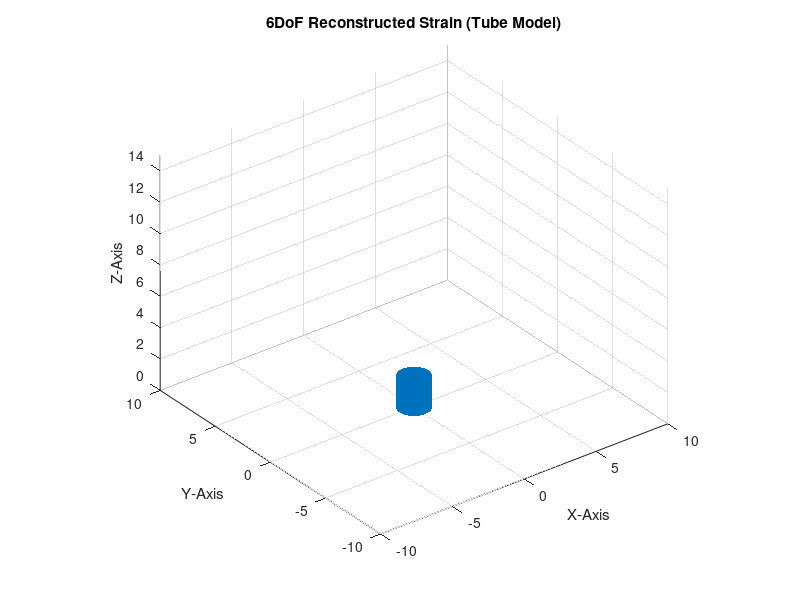

This figure's MATLAB source:
function spacemouse_sim()
    % 1. Define Geometry and Transformation Matrix (M)
    % Rows: X, Y, Z, Rx, Ry, Rz | Cols: h1, v1, h2, v2, h3, v3
    M = [ 1.0,  0.0, -0.5,  0.0, -0.5,  0.0;  % X
          0.0,  0.0,  0.86, 0.0, -0.86, 0.0;  % Y
          0.0,  1.0,  0.0,  1.0,  0.0,  1.0;  % Z
          0.0,  1.0,  0.0, -0.5,  0.0, -0.5;  % Rx
          0.0,  0.0,  0.0,  0.86, 0.0, -0.86; % Ry
          1.0,  0.0,  1.0,  0.0,  1.0,  0.0]; % Rz

    % 2. SET DESIRED STRAIN (Change these to see the tube move!)
    % Translation (units) and Rotation (degrees)
    target_X = 0;   target_Y = 0;   target_Z = 0;
    target_Rx = 0; target_Ry = 0; target_Rz = 0;

    % 3. GENERATE SYNTHETIC SENSOR DATA (Inverse Matrix)
    movement_vec = [target_X; target_Y; target_Z; target_Rx; target_Ry; target_Rz];
    sensor_data = M \ movement_vec; % Solving M * sensors = movement

    % 4. RECONSTRUCT MOTION FROM SENSORS (Forward Matrix)
    % In a real device, this is the only part the software sees
    rec = M * sensor_data;
    
    % 5. VISUALIZATION
    figure('Color', 'w', 'Name', '6DoF Strain Visualization');
    [x, y, z] = cylinder([1 1], 20); % Create basic tube
    z = z * 2; % Make it taller
    
    % Apply Rotations (using reconstructed values)
    % Convert deg to rad for rotation matrices
    rx = deg2rad(rec(4)); ry = deg2rad(rec(5)); rz = deg2rad(rec(6));
    
    % Standard 3D Rotation Matrices
    RotX = [1 0 0; 0 cos(rx) -sin(rx); 0 sin(rx) cos(rx)];
    RotY = [cos(ry) 0 sin(ry); 0 1 0; -sin(ry) 0 cos(ry)];
    RotZ = [cos(rz) -sin(rz) 0; sin(rz) cos(rz) 0; 0 0 1];
    TotalRot = RotZ * RotY * RotX;

    % Transform every point in the cylinder
    orig_pts = [x(:), y(:), z(:)]';
    transformed_pts = TotalRot * orig_pts;
    
    % Apply Translation
    tx = transformed_pts(1,:) + rec(1);
    ty = transformed_pts(2,:) + rec(2);
    tz = transformed_pts(3,:) + rec(3);
    
    % Reshape back for plotting
    x_final = reshape(tx, size(x));
    y_final = reshape(ty, size(y));
    z_final = reshape(tz, size(z));

    % Draw the "Rest" position (ghosted)
    surf(x, y, z, 'FaceColor', [0.8 0.8 0.8], 'EdgeColor', 'none', 'FaceAlpha', 0.2);
    hold on;
    
    % Draw the "Strained" position
    s = surf(x_final, y_final, z_final, 'FaceColor', '#0072BD', 'EdgeAlpha', 0.3);
    
    % Formatting
    axis equal; grid on; view(3);
    xlabel('X-Axis'); ylabel('Y-Axis'); zlabel('Z-Axis');
    title('6DoF Reconstructed Strain (Tube Model)');
    xlim([-10 10]); ylim([-10 10]); zlim([0 15]);
    
    fprintf('--- Reconstructed 6DoF Values ---\n');
    fprintf('X: %.2f, Y: %.2f, Z: %.2f\n', rec(1), rec(2), rec(3));
    fprintf('Rx: %.2f°, Ry: %.2f°, Rz: %.2f°\n', rec(4), rec(5), rec(6));
end

spacemouse_sim()
